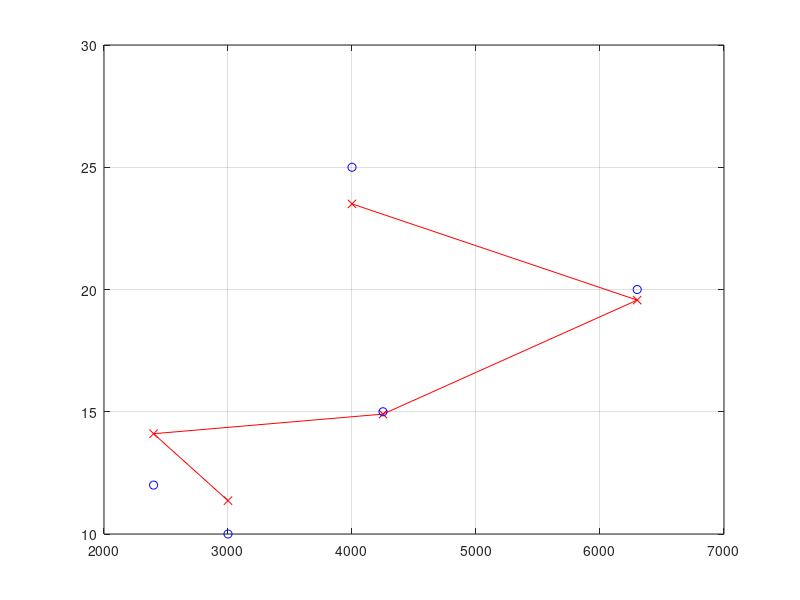

Write MATLAB code to recreate this figure.
% Federicw1o Alvarez
% MATH 511 - Fall 2022
% Mid-Term 2 Practice
%   page 253: 3, 4, 6, 7, 8
%   page 260: 3, 4, 5, 6, 7

clear 
close all
clc

fprintf("Ex 7 page 260.\n")

% Given
% E, h, w
E = [10  40  75
     12  60  40
     15  50  85
     20  60  105
     25  100 40];

A = [E(:,2) E(:,3).*E(:,2)];
b =  E(:,1);

x0 = [A'*A A'*b];
x0 = rref(x0)

% E = ah + bwh
y = (x0(1,3)*A(:,1) + x0(2,3)*A(:,2))

plot(A(:,2), y, 'rx-')
hold on
scatter(A(:,2), E(:,1), 'b')
grid on 